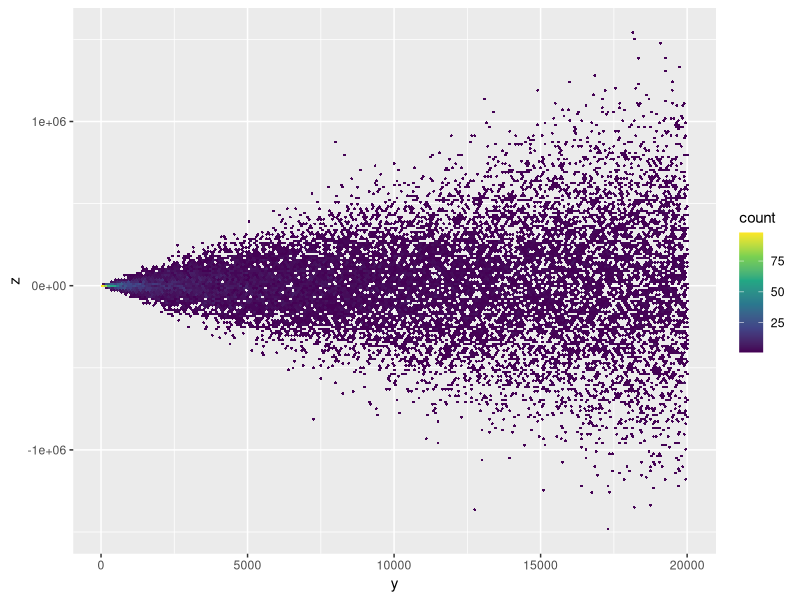
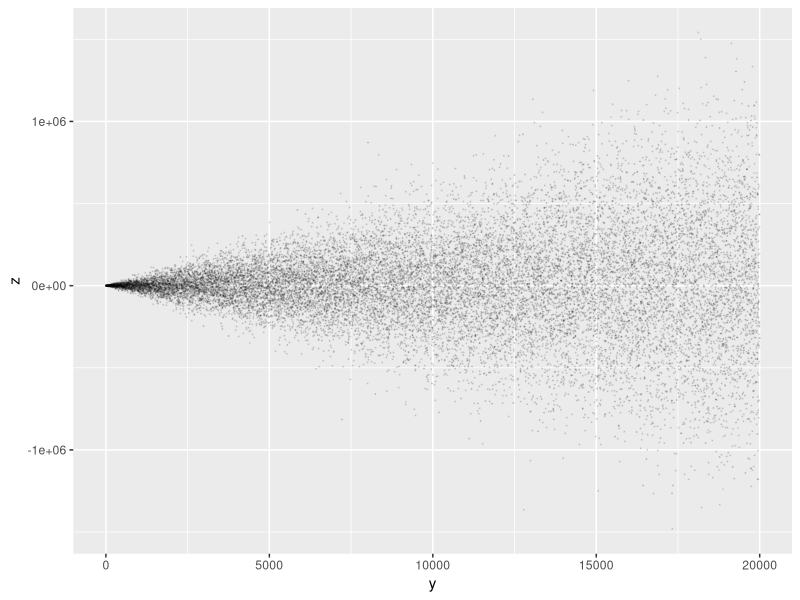
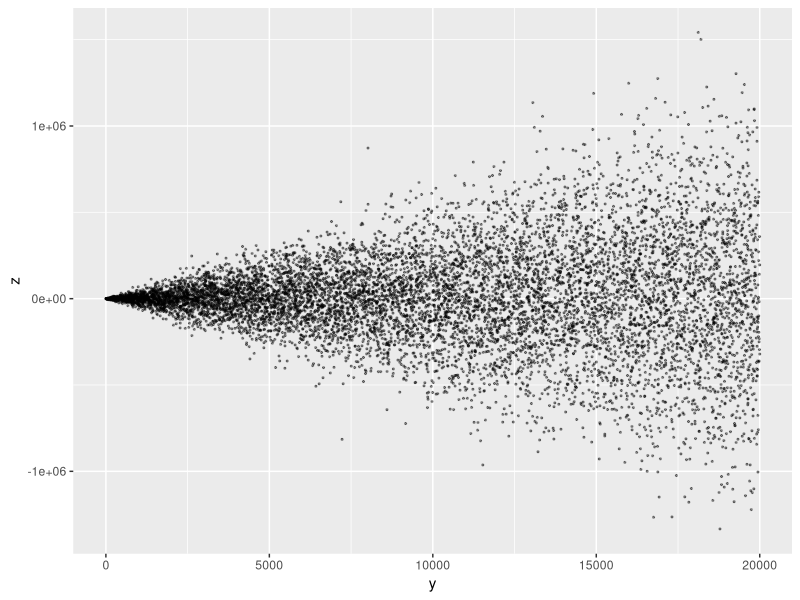

Recreate these plots in R, in order.
library(tidyverse)


# too much data -----------------------------------------------------------

too.much <-
  tibble(x =  rnorm(2e4, mean =1, sd = 25)
         ,y = 1:2e4
         )

too.much <- too.much %>%
  mutate(z = x * y )

too.much
too.much %>% tail()



# binning -----------------------------------------------------------------


too.much %>%
  ggplot(
    aes(x = y
        , y = z)
  ) +
  #geom_point()
  geom_hex(
    #bins = 20 # larger bins
    bins = 200 # smaller bins
  ) +
  scale_fill_viridis_c()



# transparency/size -------------------------------------------------------


too.much %>%
  ggplot(
    aes(x = y
        , y = z)
  ) +
  geom_point(size = .1
             ,alpha = .1)



# probabilistic sampling ----------------------------------------------------------------

too.much %>%
  sample_frac(.5) %>%
  ggplot(
    aes(x = y
        , y = z)
  ) +
  geom_point(size = .4
             ,alpha = .4)


# resources from today ----------------------------------------------------

#' https://bookdown.org/nicohahn/making_maps_with_r5/docs/mapdeck.html#using-mapdeck-to-create-maps
#'
#' https://stackoverflow.com/questions/7714677/scatterplot-with-too-many-points
#'
#' mapgl - https://walker-data.com/mapgl/

